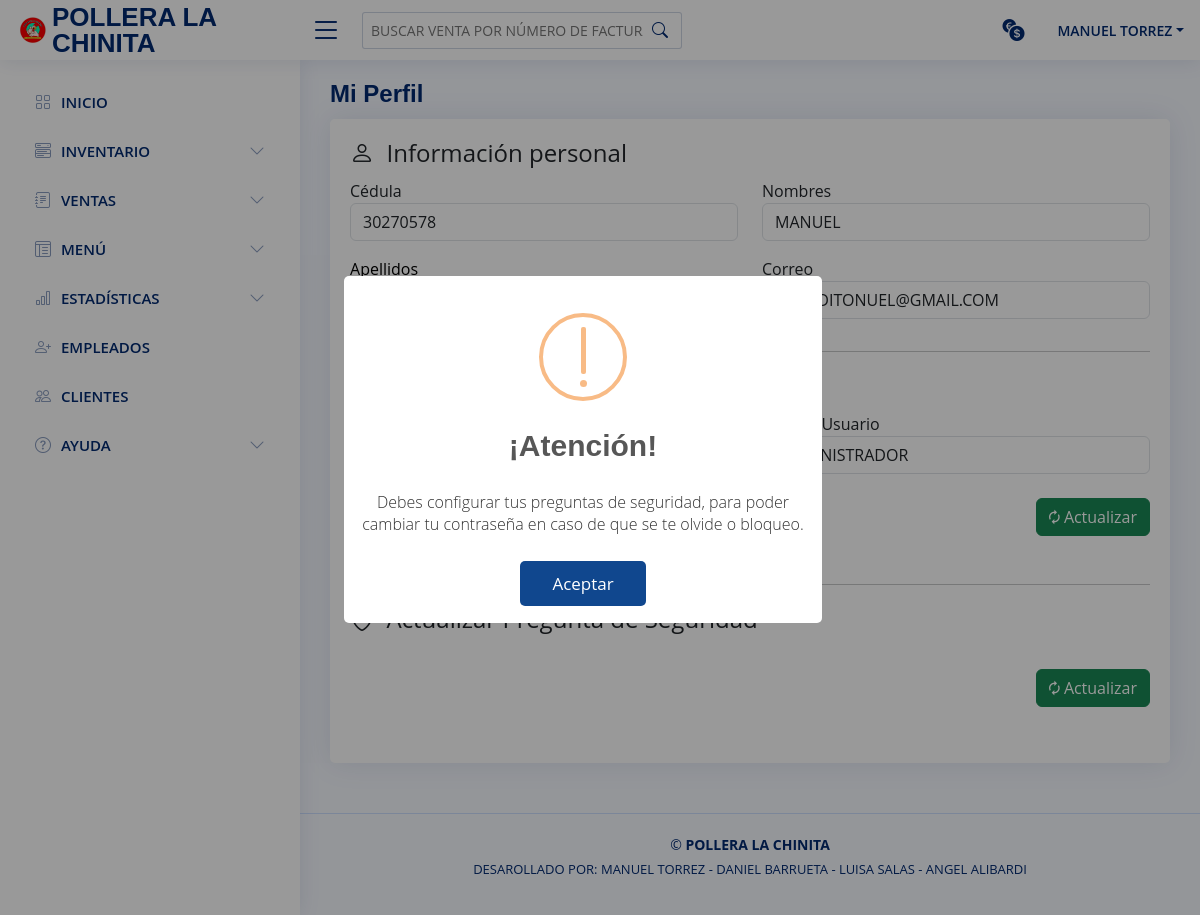
Page /vista/mi_perfil.php (signed in) on the earlier database version.
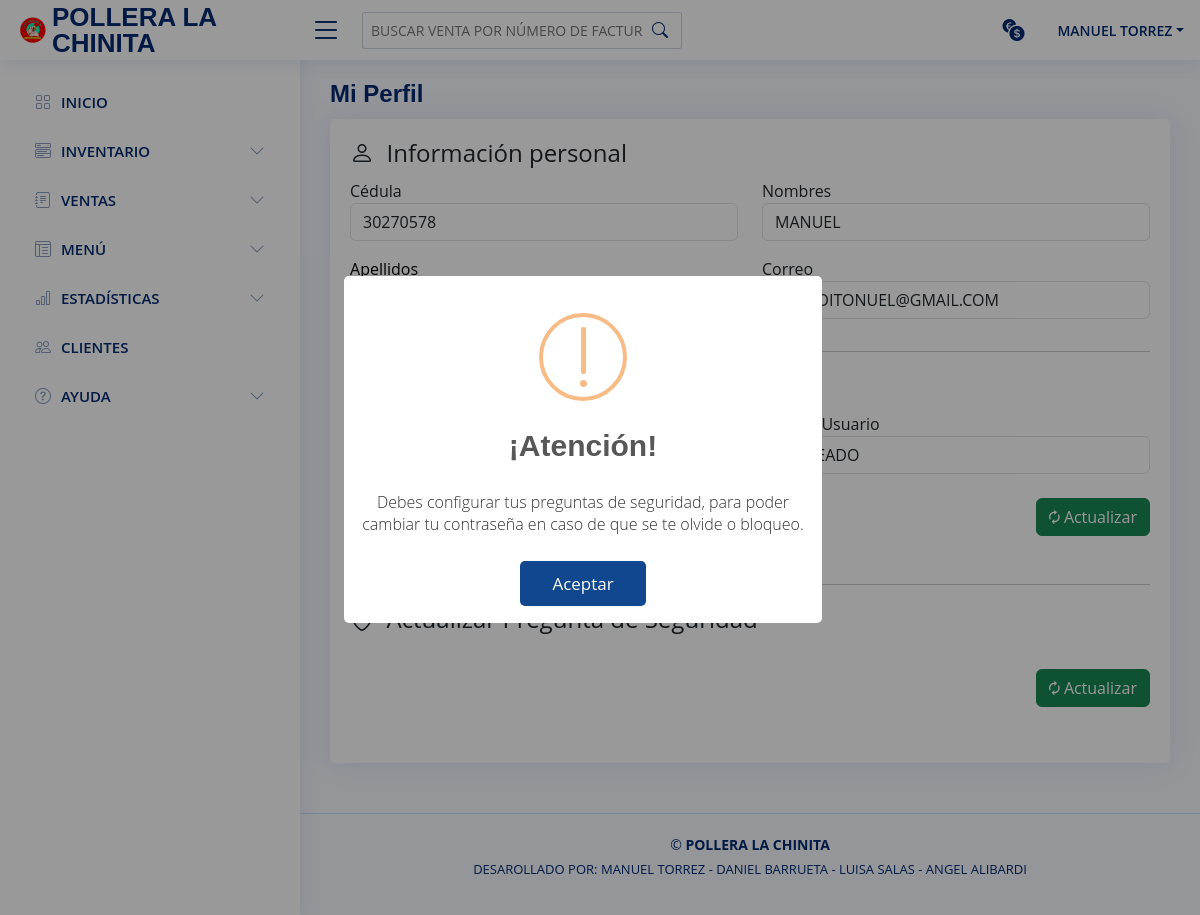
Same page on the later database version.
### tables this page shows
CREATE TABLE `usuario` (
  `id_usuario` int NOT NULL,
  `cedula` varchar(10) NOT NULL,
  `nombre` varchar(50) NOT NULL,
  `apellido` varchar(50) NOT NULL,
  `correo` varchar(70) NOT NULL,
  `contraseña` varchar(20) NOT NULL,
  `telefono` varchar(11) NOT NULL,
  `direccion` varchar(70) NOT NULL,
  `primer_inicio` tinyint(1) NOT NULL,
  `id_rol` int NOT NULL,
  `estado` int NOT NULL
);

CREATE TABLE `rol` (
  `id_rol` int NOT NULL,
  `nombre` varchar(20) NOT NULL
);

### include/datos_usuario_include.php (called while the page is built, shortened)
<?php
include_once("../modelo/modeloPrincipal.php");
$id_usuario = $_SESSION['id_usuario'];
$datos_usuario = modeloPrincipal::consultar("SELECT U.id_usuario, U.cedula, U.nombre, U.apellido, U.correo,
    U.contraseña, U.primer_inicio, R.nombre AS nombre_rol FROM usuario AS U INNER JOIN rol AS R ON R.id_rol = U.id_rol
    WHERE U.id_usuario = '$id_usuario'");
if (mysqli_num_rows($datos_usuario) > 0) {
    while ($row = mysqli_fetch_assoc($datos_usuario)) {
        $cedula_user = $row['cedula'];
        $nombre_user = $row['nombre'];
        $correo_user =  $row['correo'];
        $rol_usuario = $row['nombre_rol'];
    }
}

### modelo/modeloPrincipal.php (called while the page is built, shortened)
<?php
class modeloPrincipal {
    public static function Conexion(){
        if(!$con = mysqli_connect(SERVER, USER, PASSWORD)){
            die("Los datos de conexión con la base de datos ingresados son incorrectos, por favor verifique");
        }
        mysqli_set_charset($con, "utf8");
        return $con;
    }
    public static function consultar($query) {
        if (!$consul = mysqli_query(Self::Conexion(),$query)) {
            mysqli_query(Self::Conexion(),"ROLLBACK;");
            die(mysqli_error($query).' Error en la consulta SQL ejecutada ');
        }else{
            mysqli_query(Self::Conexion(),"COMMIT;");
        }
        return $consul;
    }
}

### vista/mi_perfil.php (the view, shortened to what the changed rows need)
<?php
if (!isset($_SESSION['logged_in']) || $_SESSION['logged_in'] !== true) {
	header('Location: ../index.php');
	exit();
}else{ ?>
  <!DOCTYPE html>
  <html lang="en">
    <head>
      <?php include_once("../include/css_include.php"); ?>
    </head>
    <body>
      <?php include_once("../include/header.php"); ?>
      <?php include_once("../include/sliderbar.php"); ?>
      <main id="main" class="main">
        <div class="pagetitle"><h1>Mi Perfil</h1></div>
        <section class="section dashboard">
          <div class="row">
            <div class="col-lg-12">
              <div class="row">
                <div class="col-lg-12">
                  <div class="card">
                    <div class="card-body pb-3">
                      <?php require_once ("../include/datos_usuario_include.php"); ?>
                      <div class="mi_informacion_container col-10 col-lg-12 my-3">
                        <fieldset class="row row-cols-2 mb-3">
                            <legend class="col-10 col-sm-12"><i class="bi bi-person"></i> &nbsp;Información personal</legend>
                            <div class="col-12 col-sm-6 mb-3">
                              <div class="form-group">
                                  <label class="control-label">Cédula</label>
                                  <input type="text" pattern="[0-9\-]{1,30}" class="form-control" value="<?= $cedula_user; ?>" id="cedula" name="cedula" readOnly="true" maxlength="9">
                              </div>
                            </div>
                            <div class="col-12 col-sm-6 mb-3">
                              <div class="form-group">
                                <label class="control-label">Nombres</label>
                                <input type="text" pattern="[A-Za-zÁÉÍÚÓáéíóúñÑ ]{3,30}" class="form-control" value="<?= $nombre_user; ?>" id="nombres" name="nombres" readOnly="true" maxlength="30">
                              </div>
                            </div>
                            <div class="col-12 col-sm-6 mb-3">
                              <div class="form-group">
                                <label class="control-label text-black">Apellidos</label>
                              </div>
                            </div>
                            <div class="col-12 col-sm-6 mb-3">
                              <div class="form-group">
                                <label class="control-label">Correo</label>
                                <input type="email" pattern="[A-Za-zÁÉÍÚÓáéíóúñÑ\@\.\0-9]{3,30}" class="form-control" value="<?= $correo_user; ?>" id="email" name="email" readOnly="true" maxlength="30">
                              </div>
                            </div>
                        </fieldset>
                        <fieldset class="row mb-4">
                            <legend><i class="bi-person-circle"></i> &nbsp;Datos de la Cuenta</legend>
                            <div class="col-12 col-sm-6">
                              <div class="form-group">
                                  <label class="control-label">Nombre de Usuario</label>
                              </div>
                            </div>
                            <div class="col-12 col-sm-6">
                                <div class="form-group">
                                    <label class="control-label">Tipo de Usuario</label>
                                    <input type="text" pattern="[A-Za-zÁÉÍÚÓáéíóúñÑ]{3,30}" class="form-control" value="<?= $rol_usuario; ?>" id="tipo_usuario" name="tipo_usuario" readOnly="true" maxlength="30">
                                </div>
                            </div>
                            <div class="col-12 my-4 text-center d-flex justify-content-end">
                                <button type="submit" class="btn btn-success text-white" data-bs-toggle="modal" data-bs-target="#info_user"><i class='zmdi zmdi-refresh'></i> Actualizar</button>
                            </div>
                        </fieldset>
                        <fieldset class="row">
                          <legend><i class="bi bi-shield"></i> &nbsp;Actualizar Pregunta de Seguridad</legend>
                          <div class="col-12 my-4 text-center d-flex justify-content-end">
                              <button type="submit" class="btn btn-success text-white" data-bs-toggle="modal" data-bs-target="#preguntas_seguridad"><i class='zmdi zmdi-refresh'></i> Actualizar</button>
                          </div>
                        </fieldset>
                      </div>
                    </div>
                  </div>
                </div>
              </div>
            </div>
          </div>
        </section>
      </main>
      <?php include_once("../include/footer.php"); ?>
    </body>
  </html>
<?php } ?>

### include/sliderbar.php (shortened to what the changed rows need)
<aside id="sidebar" class="sidebar">
  <ul class="sidebar-nav" id="sidebar-nav">
    <li class="nav-item">
      <a class="nav-link collapsed" href="inicio.php">
        <i class="bi bi-grid"></i>
        <span>INICIO</span>
      </a>
    </li>
    <li class="nav-item">
      <a class="nav-link collapsed" data-bs-target="#components-nav" data-bs-toggle="collapse" href="#">
        <i class="bi bi-menu-button-wide"></i><span>INVENTARIO</span><i class="bi bi-chevron-down ms-auto"></i>
      </a>
    </li>
    <li class="nav-item">
      <a class="nav-link collapsed" data-bs-target="#forms-nav" data-bs-toggle="collapse" href="#">
        <i class="bi bi-journal-text"></i><span>VENTAS</span><i class="bi bi-chevron-down ms-auto"></i>
      </a>
    </li>
    <li class="nav-item">
      <a class="nav-link collapsed" data-bs-target="#tables-nav" data-bs-toggle="collapse" href="#">
        <i class="bi bi-layout-text-window-reverse"></i><span>MENÚ</span><i class="bi bi-chevron-down ms-auto"></i>
      </a>
    </li>
    <li class="nav-item">
      <a class="nav-link collapsed" data-bs-target="#charts-nav" data-bs-toggle="collapse" href="#">
        <i class="bi bi-bar-chart"></i><span>ESTADÍSTICAS</span><i class="bi bi-chevron-down ms-auto"></i>
      </a>
    </li>
    <?php if ($_SESSION["rol"] == "1") {?>
      <li class="nav-item">
        <a class="nav-link collapsed" href="../vista/lista_empleados.php">
          <i class="bi bi-person-plus"></i>
          <span>EMPLEADOS</span>
        </a>
      </li>
    <?php } ?>
    <li class="nav-item">
      <a class="nav-link collapsed" href="../vista/cliente.php">
        <i class="bi bi-people"></i>
        <span>CLIENTES</span>
      </a>
    </li>
    <li class="nav-item">
      <a class="nav-link collapsed" data-bs-target="#ayuda-nav" data-bs-toggle="collapse" href="#">
        <i class="bi bi-question-circle"></i><span>AYUDA</span><i class="bi bi-chevron-down ms-auto"></i>
      </a>
    </li>
  </ul>
</aside>

Differences in the rows shown:
changed usuario "MANUEL": tipo_usuario "ADIMINISTRADOR" → "EMPLEADO"
Other differences:
text no longer shown: "EMPLEADOS"
